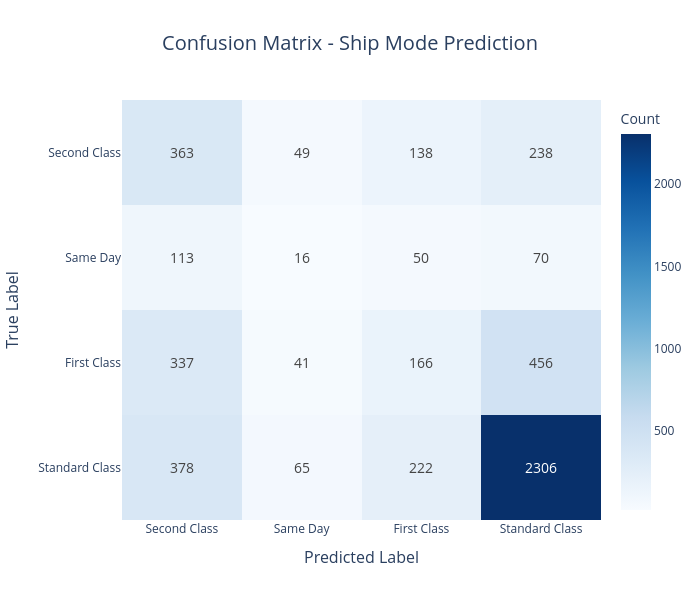

The code cell stored with this chart in its notebook:
### Code cell
y_true, y_pred = models[model_names[1]]['model'].predict(classification_test_df)
print(model_names[1])
cm = confusion_matrix_chart(y_true, y_pred, class_names)
cm.to_csv("result_data/xgbclassifier_classification_cm.csv", index=False)
print(cm)

### Figure 1 — Plotly figure (JSON) as saved in the notebook; plotly's stock layout.template omitted (floating-point values rounded to 4 significant figures)
{"data": [{"colorbar": {"title": {"text": "Count"}}, "colorscale": [[0, "rgb(247,251,255)"], [0.125, "rgb(222,235,247)"], [0.25, "rgb(198,219,239)"], [0.375, "rgb(158,202,225)"], [0.5, "rgb(107,174,214)"], [0.625, "rgb(66,146,198)"], [0.75, "rgb(33,113,181)"], [0.875, "rgb(8,81,156)"], [1, "rgb(8,48,107)"]], "showscale": true, "text": [[363, 49, 138, 238], [113, 16, 50, 70], [337, 41, 166, 456], [378, 65, 222, 2306]], "textfont": {"size": 14}, "texttemplate": "%{text}", "type": "heatmap", "x": ["Second Class", "Same Day", "First Class", "Standard Class"], "y": ["Second Class", "Same Day", "First Class", "Standard Class"], "z": [[363, 49, 138, 238], [113, 16, 50, 70], [337, 41, 166, 456], [378, 65, 222, 2306]]}], "layout": {"height": 600, "title": {"font": {"size": 20}, "text": "Confusion Matrix - Ship Mode Prediction", "x": 0.5}, "width": 700, "xaxis": {"title": {"font": {"size": 16}, "text": "Predicted Label"}}, "yaxis": {"autorange": "reversed", "title": {"font": {"size": 16}, "text": "True Label"}}}}
